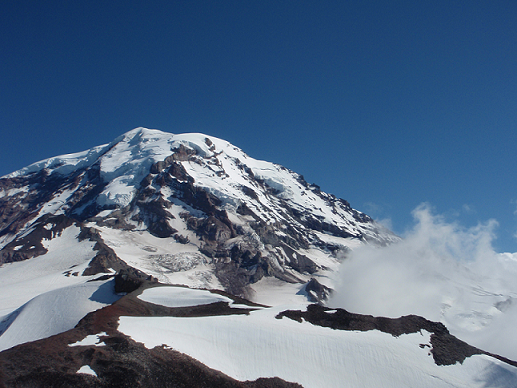
#> input picture LABA_PANORAMA/Rainier2.png, 517 x 388 px, found by its file name
$ python SMT.py
#> lines starting #> are read from the running program, lines starting #| are printed output that depends on the picture
import typing

import cv2
import numpy as np
from numpy import random

mean_filter = np.ones((3, 3))

NO_BORDER = 0
ZERO_BORDER = 1
REPLICATE_BORDER = 2
REFLECT_BORDER = 3
PERIOD_BORDER = 4
REFLECT_BORDER_101 = 5

laplacian: np.ndarray = np.array([[0, 1, 0],
                                  [1, -4, 1],
                                  [0, 1, 0]])

base_identity: np.ndarray = np.ones(shape=(5, 5), dtype=np.int8)

gauss_55 = np.array([[0.00296902, 0.01330621, 0.02193823, 0.01330621, 0.00296902],
                    [0.01330621, 0.0596343, 0.09832033, 0.0596343, 0.01330621],
                    [0.02193823, 0.09832033, 0.16210282, 0.09832033, 0.02193823],
                    [0.01330621, 0.0596343, 0.09832033, 0.0596343, 0.01330621],
                    [0.00296902, 0.01330621, 0.02193823, 0.01330621, 0.00296902]], dtype=np.float64)


gauss_33 = np.array([[1., 2., 1.],
                       [2., 4., 2.],
                       [1., 2., 1.]], dtype=np.float64) / 16


def GaussFunc(x, y, sigma=1.):
    return (1./np.sqrt(2.*np.pi * (sigma**2)))*np.exp(-(x**2 + y**2)/(2.*(sigma**2)))


# [187 lines left out: functions GetGaussian, Derivative, MakeBorder, Filter, normalize, not called in this run]


img = cv2.imread("C:/Users/pavel/PycharmProjects/VisualMach/CV_lab3/data/Rainier2.png", cv2.IMREAD_GRAYSCALE)
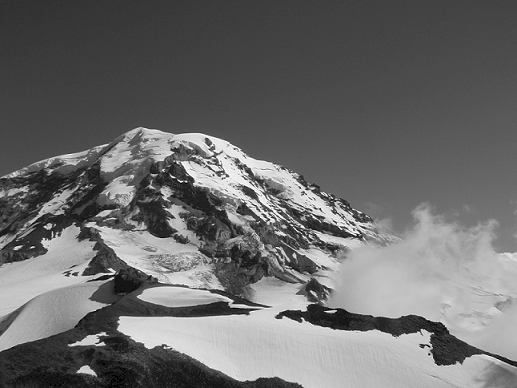
#> img: shape (388, 517); min 0, max 255, mean 107.2


# [143 lines left out: functions HarrisEdgeDetection, NonMaxSupression, Canny, not called in this run]


if __name__ == "__main__":
    pass
    # [16 lines of commented-out code are left out]

$ run again, with LABA_PANORAMA/Rainier1.png copied over LABA_PANORAMA/Rainier2.png
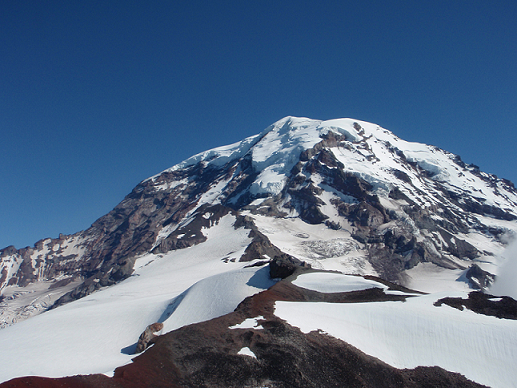
#> input picture LABA_PANORAMA/Rainier1.png, 517 x 388 px, found by its file name
#> `img = cv2.imread("C:/Users/pavel/PycharmProjects/VisualMach/CV_lab3/da..`:
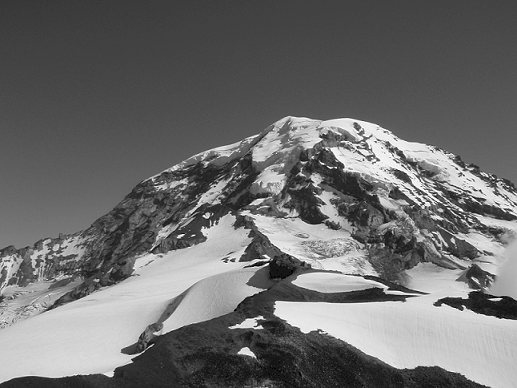
#> img: shape (388, 517); min 0, max 255, mean 109
